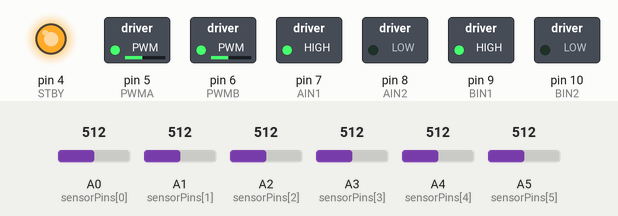
Simulated run of this sketch. Board: Arduino Uno, built with avr-gcc and run on an emulated ATmega328P. On the bench: switched loads named in the sketch (green lamp = pin HIGH), output pins drawn as LEDs (lit = HIGH). Inputs (shaded band) come from the test bench; at power-on: A0 (sensorPins[0]) = 512, A1 (sensorPins[1]) = 512, A5 (sensorPins[5]) = 512, A4 (sensorPins[4]) = 512, A3 (sensorPins[3]) = 512, A2 (sensorPins[2]) = 512.

Above: at 1.2 s.
1.3 s: A0 (sensorPins[0]) set to 220
At 2.5 s:
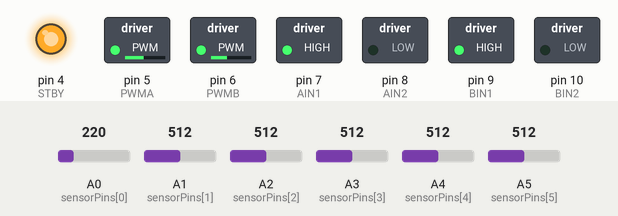
2.8 s: A1 (sensorPins[1]) set to 40
At 3.8 s:
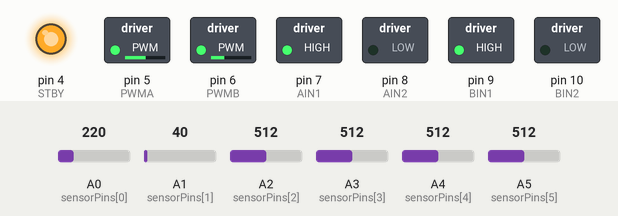
4.3 s: A5 (sensorPins[5]) set to 40
At 5.0 s:
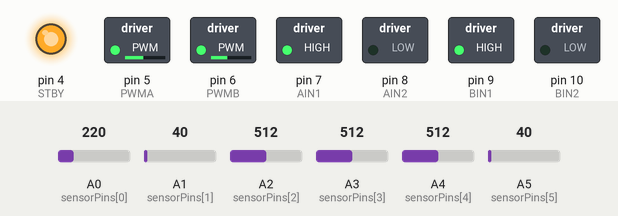
5.8 s: A4 (sensorPins[4]) set to 40
At 6.1 s:
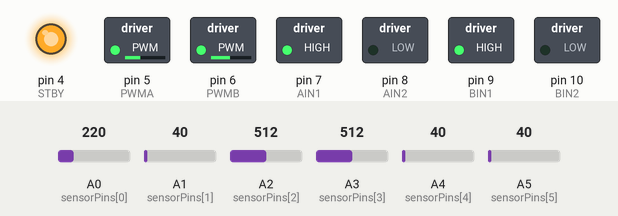
7.3 s: A3 (sensorPins[3]) set to 40
At 8.5 s:
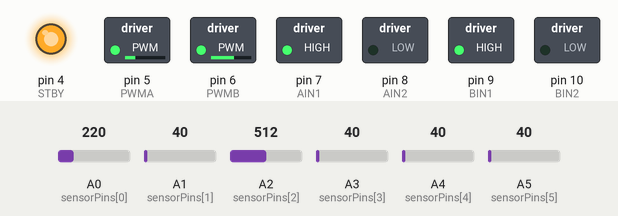
8.8 s: A0 (sensorPins[0]) set to 716
At 9.7 s:
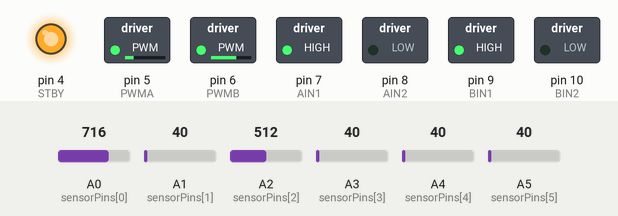
Timing chart, 0 to 11.3 s (numbered marks = the images above; inputs shaded):
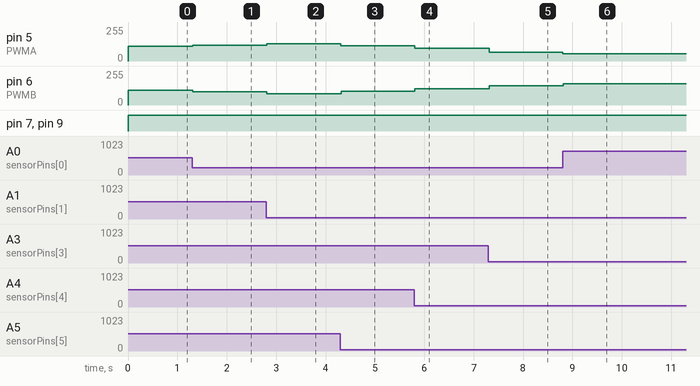

Measured:
- after the input at 1.3 s, pin 5 (PWMA): 110/255 → 118/255 at once; pin 6 (PWMB): 110/255 → 100/255 at once
- after the input at 2.8 s, pin 5 (PWMA): 118/255 → 131/255 at once; pin 6 (PWMB): 100/255 → 83/255 at once
- after the input at 4.3 s, pin 5 (PWMA): 131/255 → 116/255 at once; pin 6 (PWMB): 83/255 → 102/255 at once
- after the input at 5.8 s, pin 5 (PWMA): 116/255 → 97/255 at once; pin 6 (PWMB): 102/255 → 121/255 at once
- after the input at 7.3 s, pin 5 (PWMA): 97/255 → 64/255 at once; pin 6 (PWMB): 121/255 → 146/255 at once
- after the input at 8.8 s, pin 5 (PWMA): 64/255 → 55/255 at once; pin 6 (PWMB): 146/255 → 160/255 at once

The sketch:

line_follower_main.ino
```cpp
#include <math.h>

// Sensor Pins
const int sensorPins[6] = {A0, A1, A2, A3, A4, A5};
const int N = 6;

// Calibration to convert raw reflectance readings into consistent limts.
const int whiteLevel = 50;
const int blackLevel = 750;

// TB6612FNG pins
const int STBY = 4;

// Left motor (A)
const int PWMA = 5;
const int AIN1 = 7;
const int AIN2 = 8;

// Right motor (B)
const int PWMB = 6;
const int BIN1 = 9;
const int BIN2 = 10;

// Position weights to given to each sensor reading to convert them into a single
// estimated position for the line.
const int pos[6] = {-6, -4, -2, 2, 4, 6};

// These are the values which can be tuned in testing to ensure reliable performance.
int   baseSpeed = 110;     // Baseline speed
float Kp = 13.5;           // Correction factor
float Kd = 0.09;           // Damps fast changes in error to prevent overshooting
int   maxTurn = 230;       // Prevents the robot from attempting unrealistic turns

// These values compensate for any external factors which may bias the robot in a
// certain direction.
int leftTrim  = 0;
int rightTrim = 0;

// These values set a PWM limit where below the motors may not behave reliably.
int minPWM_L = 55;
int minPWM_R = 55;

// Prevents the controller from reacting to sensor noise.
float dFilt = 0.0;
float dAlpha = 0.40;

// This section allows the robot to turn more aggresively when required.
float hardErrOn  = 5.0;
float hardErrOff = 3.2;

int hardBaseSpeed = 85;
int outsideBoost  = 55;
int insideBrake   = 110;

bool  enableInsideReverse = true;
float reverseErrThresh = 6.0;
int   reversePWM = 45;

unsigned long hardUntilMs = 0;
const unsigned long hardCooldownMs = 260;


// These values help remember where the line was lost in order to perform
// the correct turn to find the track.
unsigned long lostStartMs = 0;
float lastError = 0.0;
unsigned long lastUs = 0;

void setup() {
  pinMode(STBY, OUTPUT);

  pinMode(PWMA, OUTPUT);
  pinMode(AIN1, OUTPUT);
  pinMode(AIN2, OUTPUT);

  pinMode(PWMB, OUTPUT);
  pinMode(BIN1, OUTPUT);
  pinMode(BIN2, OUTPUT);

  digitalWrite(STBY, HIGH);
  lastUs = micros();
}

void loop() {
// Uses actual elapsed time for derivative calculations.
  unsigned long nowUs = micros();
  float dt = (nowUs - lastUs) * 1e-6f;
  if (dt <= 0) dt = 1e-3f;
  lastUs = nowUs;

  long weightedSum = 0;
  long sum = 0;

// This function applies the sensor weightings to the sensor readings and reduces
// them to one line position.
  for (int i = 0; i < N; i++) {
    int v = analogRead(sensorPins[i]);
    int b = map(constrain(v, whiteLevel, blackLevel),
                whiteLevel, blackLevel,
                0, 1000);
    weightedSum += (long)b * (long)pos[i];
    sum += b;
  }

// This function deciphers when the line has been lost and figures out the
// best way to regain the line.
  if (sum < 300) {
    if (lostStartMs == 0) lostStartMs = millis();
    unsigned long t = millis() - lostStartMs;

    int initialDir = (lastError < 0) ? -1 : 1;
    int dir = initialDir;
    if (t > 350) dir = (((t - 350) / 250) % 2 == 0) ? initialDir : -initialDir;

    int fast = 170;
    int slow = 45;

    if (dir == 1) driveForward(constrain(fast + leftTrim, 0, 255),
                               constrain(slow + rightTrim, 0, 255));
    else          driveForward(constrain(slow + leftTrim, 0, 255),
                               constrain(fast + rightTrim, 0, 255));
    return;
  }
// This resets the lost line function so normal line tracking continues.
  lostStartMs = 0;

// This value determines where the line is in relation to the centre of the sensors.
  float error = (float)weightedSum / (float)sum;
// Thiese values help the robot to respond to quick direction changes in succession.
  float dRaw = (error - lastError) / dt;
  dFilt = (1.0f - dAlpha) * dFilt + dAlpha * dRaw;
  lastError = error;

// This prevents the robot from switching in and out of hard turn mode when
// it is around the threshold
  static bool inHard = false;

  if (!inHard && fabs(error) > hardErrOn) inHard = true;

  if (inHard && fabs(error) < hardErrOff) {
    inHard = false;

    dFilt = 0.0;
    lastError = error;

    hardUntilMs = millis() + hardCooldownMs;
  }

  bool hardAllowed = (millis() >= hardUntilMs);
  bool hardTurn = inHard && hardAllowed;

// This is the PD controller to convert the line position into steering commands.
  int correction = (int)(-(Kp * error + Kd * dFilt));
  correction = constrain(correction, -maxTurn, maxTurn);

// Reduces speed to allow for accurate turning.
  int dynamicBase = baseSpeed - (abs(correction) / 7);
  dynamicBase = constrain(dynamicBase, 75, baseSpeed);

// This applies the hard turn values from above.
  int leftCmd, rightCmd;

  if (hardTurn) {
    int base = hardBaseSpeed;

    leftCmd  = base - correction + leftTrim;
    rightCmd = base + correction + rightTrim;

    if (error < 0) {
// This applies a left hard turn command.
      rightCmd += outsideBoost;
      leftCmd  -= insideBrake;

      if (enableInsideReverse && fabs(error) > reverseErrThresh) {
        leftCmd = -reversePWM;  // tiny reverse inside wheel to pivot
      }
    } else {
// This applies a right hard turn command.
      leftCmd  += outsideBoost;
      rightCmd -= insideBrake;

      if (enableInsideReverse && fabs(error) > reverseErrThresh) {
        rightCmd = -reversePWM;
      }
    }
  } else {
// This applies normal left and right turn commands.
    leftCmd  = dynamicBase - correction + leftTrim;
    rightCmd = dynamicBase + correction + rightTrim;
  }

// Allows for compensation for small commands despite minimum PWM limits.
  leftCmd  = applyDeadbandSigned(leftCmd,  minPWM_L);
  rightCmd = applyDeadbandSigned(rightCmd, minPWM_R);

// Sets the minimum and maximum drive commands.
  leftCmd  = constrain(leftCmd, -255, 255);
  rightCmd = constrain(rightCmd, -255, 255);
// This function sends the drive commands to the motor driver.
  driveSigned(leftCmd, rightCmd);
}

// This applies the minimum PWM values used ensure motor behaviour is reliable.
int applyDeadbandSigned(int cmd, int minPwm) {
  if (cmd == 0) return 0;
  if (cmd > 0 && cmd < minPwm) return minPwm;
  if (cmd < 0 && cmd > -minPwm) return -minPwm;
  return cmd;
}

// This function converts the wheel commands into signals used by the motor driver.
void driveSigned(int leftCmd, int rightCmd) {
// Left motor control
  if (leftCmd >= 0) {
    digitalWrite(AIN1, HIGH);
    digitalWrite(AIN2, LOW);
    analogWrite(PWMA, leftCmd);
  } else {
    digitalWrite(AIN1, LOW);
    digitalWrite(AIN2, HIGH);
    analogWrite(PWMA, -leftCmd);
  }

// Right motor control
  if (rightCmd >= 0) {
    digitalWrite(BIN1, HIGH);
    digitalWrite(BIN2, LOW);
    analogWrite(PWMB, rightCmd);
  } else {
    digitalWrite(BIN1, LOW);
    digitalWrite(BIN2, HIGH);
    analogWrite(PWMB, -rightCmd);
  }
}

void driveForward(int leftSpeed, int rightSpeed) {
  digitalWrite(AIN1, HIGH);
  digitalWrite(AIN2, LOW);
  analogWrite(PWMA, leftSpeed);

  digitalWrite(BIN1, HIGH);
  digitalWrite(BIN2, LOW);
  analogWrite(PWMB, rightSpeed);
}
```
